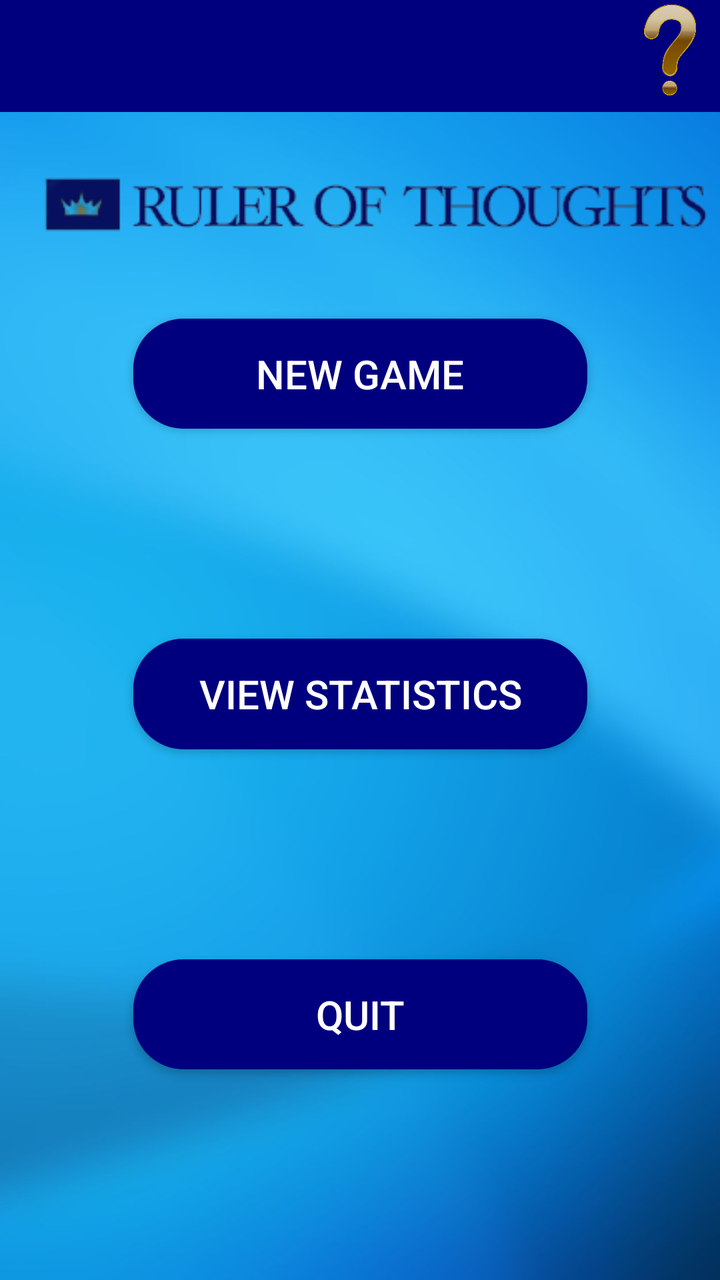
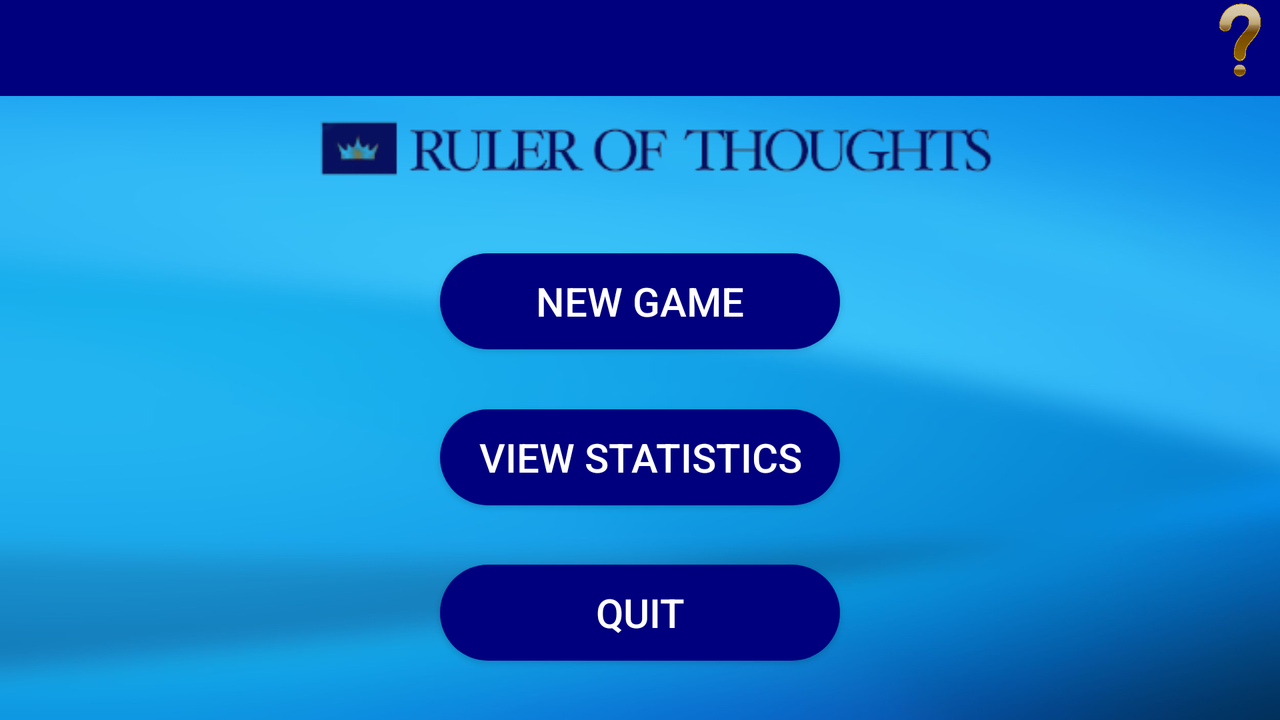

First picture: res/layout/ on a phone held upright. Second picture: the repository's own variant of that layout, on a device whose configuration matches the variant's folder. Source for both follows.
<!-- AndroidManifest.xml: application theme Theme.MasterMinds -->
<!-- res/layout/activity_menu.xml -->
<?xml version="1.0" encoding="utf-8"?>
<androidx.constraintlayout.widget.ConstraintLayout xmlns:android="http://schemas.android.com/apk/res/android"
    xmlns:app="http://schemas.android.com/apk/res-auto"
    xmlns:tools="http://schemas.android.com/tools"
    android:layout_width="match_parent"
    android:layout_height="match_parent"
    android:background="@drawable/background"
    tools:context=".Menu">

    <androidx.constraintlayout.widget.Guideline
        android:id="@+id/guideline3"
        android:layout_width="wrap_content"
        android:layout_height="wrap_content"
        android:background="@color/white"
        android:backgroundTint="@color/white"
        android:orientation="horizontal"
        app:layout_constraintGuide_begin="54dp" />

    <Button
        android:id="@+id/button2"
        android:layout_width="227dp"
        android:layout_height="55dp"
        android:background="@drawable/bg"
        android:onClick="viewStatistics"
        android:text="View Statistics"
        android:textColor="@color/white"
        android:textSize="20sp"
        android:textStyle="normal"
        app:layout_constraintBottom_toTopOf="@+id/quitbtn"
        app:layout_constraintEnd_toEndOf="parent"
        app:layout_constraintStart_toStartOf="parent"
        app:layout_constraintTop_toBottomOf="@+id/button" />

    <Button
        android:id="@+id/button"
        android:layout_width="227dp"
        android:layout_height="55dp"
        android:background="@drawable/bg"
        android:onClick="newGame"
        android:text="New Game"
        android:textColor="@color/white"
        android:textSize="20sp"
        android:textStyle="normal"
        app:layout_constraintBottom_toTopOf="@+id/button2"
        app:layout_constraintEnd_toEndOf="parent"
        app:layout_constraintStart_toStartOf="parent"
        app:layout_constraintTop_toTopOf="@+id/guideline3"
        app:layout_constraintVertical_chainStyle="spread" />

    <Button
        android:id="@+id/quitbtn"
        android:layout_width="227dp"
        android:layout_height="55dp"
        android:background="@drawable/bg"
        android:text="Quit"
        android:textColor="@color/white"
        android:textSize="20sp"
        android:textStyle="normal"
        app:layout_constraintBottom_toBottomOf="parent"
        app:layout_constraintEnd_toEndOf="parent"
        app:layout_constraintStart_toStartOf="parent"
        app:layout_constraintTop_toBottomOf="@+id/button2" />


    <androidx.appcompat.widget.Toolbar
        android:id="@+id/toolbar"
        android:layout_width="match_parent"
        android:layout_height="?attr/actionBarSize"
        android:background="#00007F"
        android:backgroundTint="#00007F"
        app:layout_constraintBottom_toTopOf="@+id/guideline3"
        app:layout_constraintEnd_toEndOf="parent"
        app:layout_constraintHorizontal_bias="0.0"
        app:layout_constraintStart_toStartOf="parent"
        app:layout_constraintTop_toTopOf="parent"
        app:layout_constraintVertical_bias="0.0" />

    <ImageButton
        android:id="@+id/imageButton3"
        android:layout_width="50dp"
        android:layout_height="50dp"
        android:background="#00007F"
        android:backgroundTint="#00007F"
        android:contentDescription="Quit Game"

        android:foregroundTint="@color/white"
        android:hapticFeedbackEnabled="false"
        android:onClick="viewRules"
        android:scaleType="fitCenter"
        android:src="@drawable/gold_questionmark"
        app:layout_constraintBottom_toTopOf="@+id/guideline3"
        app:layout_constraintEnd_toEndOf="@+id/toolbar"
        app:layout_constraintHorizontal_bias="1.0"
        app:layout_constraintStart_toStartOf="@+id/toolbar"
        app:layout_constraintTop_toTopOf="parent"
        app:layout_constraintVertical_bias="0.0" />

    <ImageView
        android:id="@+id/imageView2"
        android:layout_width="wrap_content"
        android:layout_height="wrap_content"
        app:layout_constraintBottom_toTopOf="@+id/button"
        app:layout_constraintEnd_toEndOf="parent"
        app:layout_constraintHorizontal_bias="0.0"
        app:layout_constraintStart_toStartOf="parent"
        app:layout_constraintTop_toBottomOf="@+id/toolbar"
        app:layout_constraintVertical_bias="0.423"
        app:srcCompat="@drawable/__removebg_preview" />


</androidx.constraintlayout.widget.ConstraintLayout>
<!-- resources referenced by this layout -->
<resources>
  <color name="white">#FFFFFFFF</color>
  <!-- drawable __removebg_preview: png bitmap (drawable, 15146 bytes) -->
  <!-- drawable background: jpg bitmap (drawable, 39372 bytes) -->
  <!-- drawable bg (drawable) -->
  <?xml version="1.0" encoding="utf-8"?>
  <shape android:shape="rectangle" xmlns:android="http://schemas.android.com/apk/res/android">
      <gradient
          android:startColor="#00007F"
          android:centerColor="#00007F"
          android:endColor="#00007F" />
      <corners android:radius="25sp" />
  </shape>
  <!-- drawable gold_questionmark: png bitmap (drawable, 88709 bytes) -->
  <style name="Theme.MasterMinds" parent="Base.Theme.MasterMinds" />
  <style name="Base.Theme.MasterMinds" parent="Theme.AppCompat.DayNight.DarkActionBar">
          
          
      </style>
</resources>
<!-- res/layout-land/activity_menu.xml (the repository's variant of the layout above) -->
<!-- drawn on the phone turned sideways -->
<?xml version="1.0" encoding="utf-8"?>
<androidx.constraintlayout.widget.ConstraintLayout xmlns:android="http://schemas.android.com/apk/res/android"
    xmlns:app="http://schemas.android.com/apk/res-auto"
    xmlns:tools="http://schemas.android.com/tools"
    android:layout_width="match_parent"
    android:layout_height="match_parent"
    android:background="@drawable/background"
    tools:context=".Menu">

    <androidx.constraintlayout.widget.Guideline
        android:id="@+id/guideline3"
        android:layout_width="wrap_content"
        android:layout_height="wrap_content"
        android:background="@color/white"
        android:backgroundTint="@color/white"
        android:orientation="horizontal"
        app:layout_constraintGuide_begin="54dp" />

    <Button
        android:id="@+id/button2"
        android:layout_width="200dp"
        android:layout_height="48dp"
        android:background="@drawable/bg"
        android:onClick="viewStatistics"
        android:text="View Statistics"
        android:textColor="@color/white"
        android:textSize="20sp"
        android:textStyle="normal"
        app:layout_constraintBottom_toTopOf="@+id/quitbtn"
        app:layout_constraintEnd_toEndOf="parent"
        app:layout_constraintStart_toStartOf="parent"
        app:layout_constraintTop_toBottomOf="@+id/button" />

    <Button
        android:id="@+id/button"
        android:layout_width="200dp"
        android:layout_height="48dp"
        android:background="@drawable/bg"
        android:onClick="newGame"
        android:text="New Game"
        android:textColor="@color/white"
        android:textSize="20sp"
        android:textStyle="normal"
        app:layout_constraintBottom_toTopOf="@+id/button2"
        app:layout_constraintEnd_toEndOf="parent"
        app:layout_constraintStart_toStartOf="parent"
        app:layout_constraintTop_toTopOf="@+id/guideline10"
        app:layout_constraintVertical_chainStyle="spread" />

    <Button
        android:id="@+id/quitbtn"
        android:layout_width="200dp"
        android:layout_height="48dp"
        android:background="@drawable/bg"
        android:text="Quit"
        android:textColor="@color/white"
        android:textSize="20sp"
        android:textStyle="normal"
        app:layout_constraintBottom_toBottomOf="parent"
        app:layout_constraintEnd_toEndOf="parent"
        app:layout_constraintStart_toStartOf="parent"
        app:layout_constraintTop_toBottomOf="@+id/button2" />


    <androidx.appcompat.widget.Toolbar
        android:id="@+id/toolbar"
        android:layout_width="match_parent"
        android:layout_height="?attr/actionBarSize"
        android:background="#00007F"
        android:backgroundTint="#00007F"
        app:layout_constraintBottom_toTopOf="@+id/guideline3"
        app:layout_constraintEnd_toEndOf="parent"
        app:layout_constraintHorizontal_bias="0.0"
        app:layout_constraintStart_toStartOf="parent"
        app:layout_constraintTop_toTopOf="parent"
        app:layout_constraintVertical_bias="0.0" />

    <ImageButton
        android:id="@+id/imageButton3"
        android:layout_width="40dp"
        android:layout_height="40dp"
        android:background="#00007F"
        android:backgroundTint="#00007F"
        android:contentDescription="Quit Game"

        android:foregroundTint="@color/white"
        android:hapticFeedbackEnabled="false"
        android:onClick="viewRules"
        android:scaleType="fitCenter"
        android:src="@drawable/gold_questionmark"
        app:layout_constraintBottom_toTopOf="@+id/guideline3"
        app:layout_constraintEnd_toEndOf="@+id/toolbar"
        app:layout_constraintHorizontal_bias="1.0"
        app:layout_constraintStart_toStartOf="@+id/toolbar"
        app:layout_constraintTop_toTopOf="parent"
        app:layout_constraintVertical_bias="0.0" />

    <ImageView
        android:id="@+id/imageView2"
        android:layout_width="399dp"
        android:layout_height="43dp"
        app:layout_constraintBottom_toTopOf="@+id/guideline10"
        app:layout_constraintEnd_toEndOf="parent"
        app:layout_constraintStart_toStartOf="parent"
        app:layout_constraintTop_toTopOf="@+id/guideline3"
        app:srcCompat="@drawable/__removebg_preview" />

    <androidx.constraintlayout.widget.Guideline
        android:id="@+id/guideline10"
        android:layout_width="wrap_content"
        android:layout_height="wrap_content"
        android:orientation="horizontal"
        app:layout_constraintGuide_begin="97dp" />


</androidx.constraintlayout.widget.ConstraintLayout>
